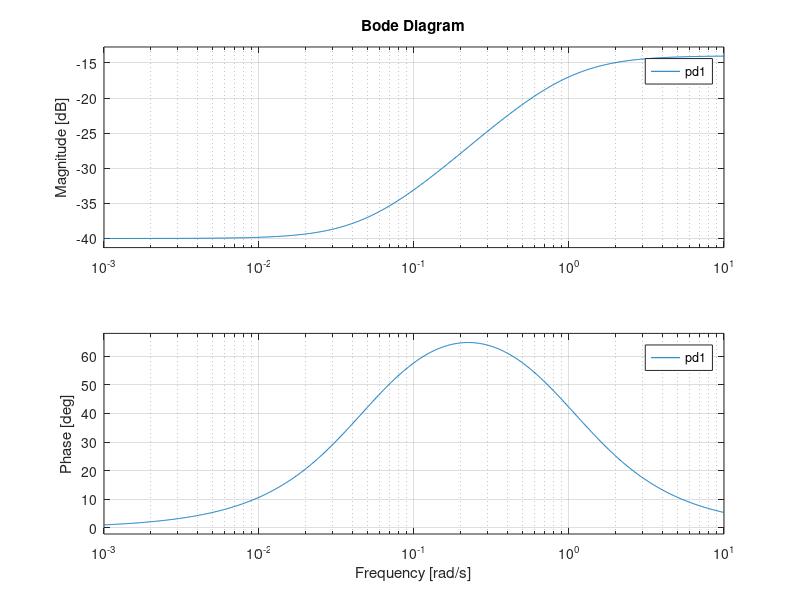
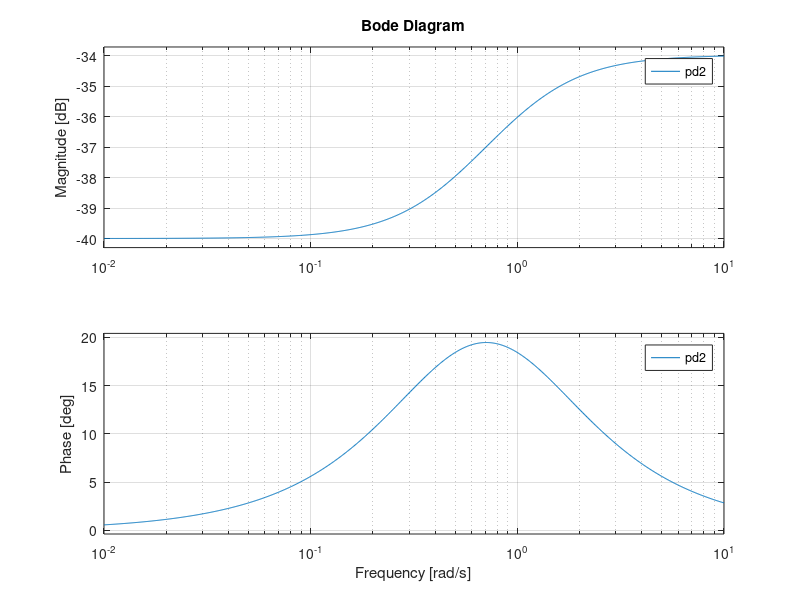

Recreate these plots in MATLAB, in order.
K_R = 0.01;
T_R = 20;
T_N = 1;
pd1 = tf(K_R*[T_R, 1], [T_N, 1]);
figure(1)
bode(pd1);

K_R = 0.01;
T_R = 2;
T_N = 1;
pd2 = tf(K_R*[T_R, 1], [T_N, 1]);
figure(2)
bode(pd2);